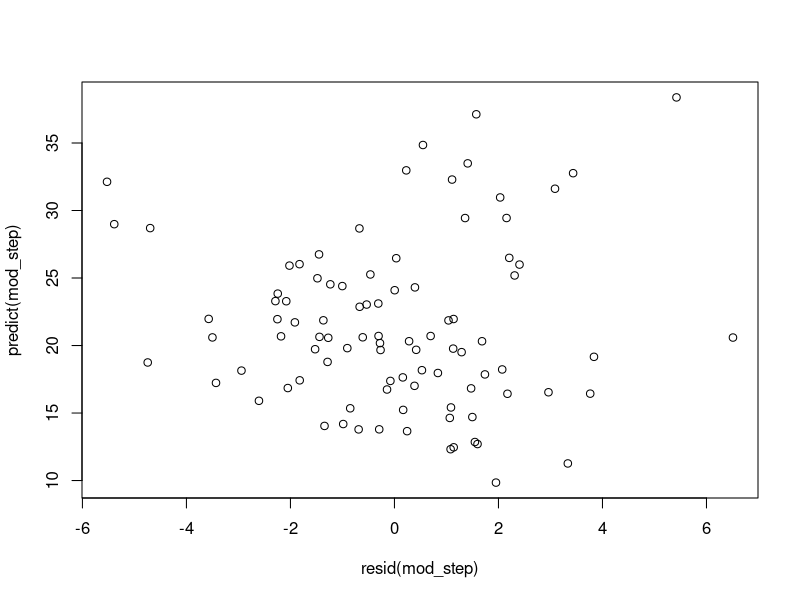
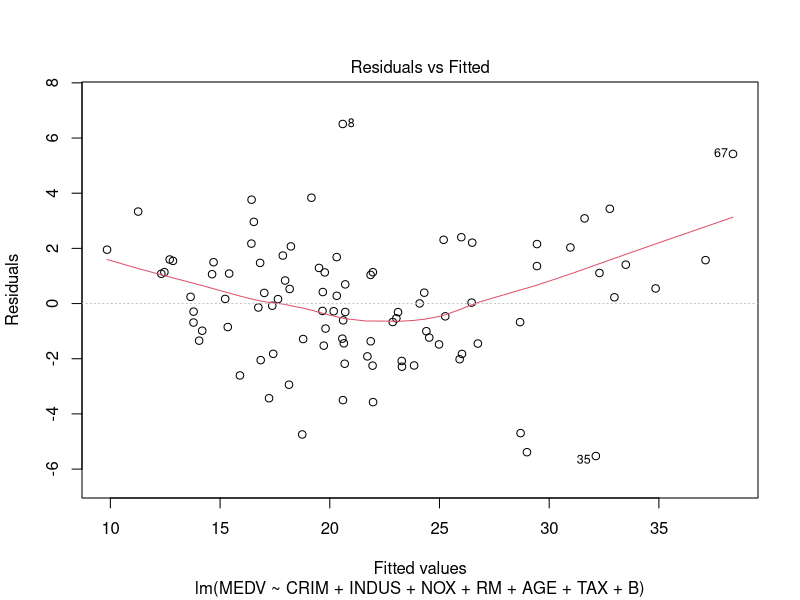
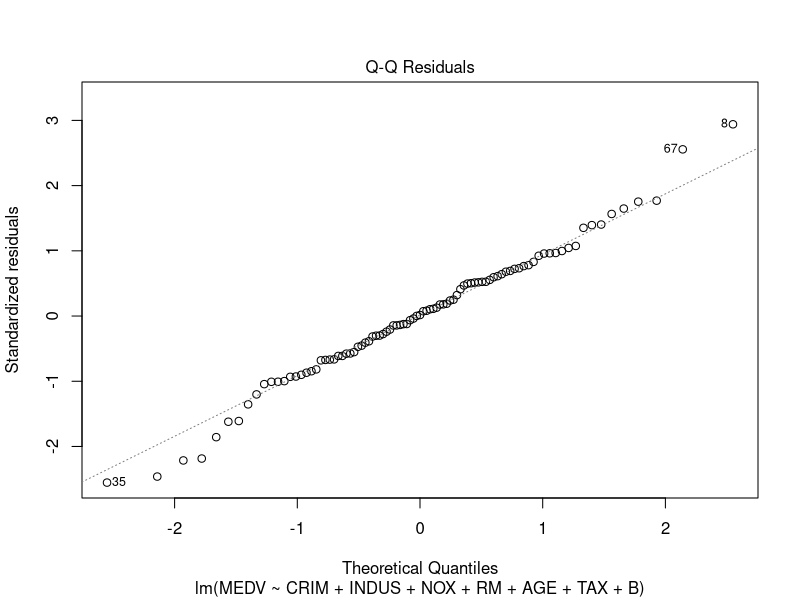
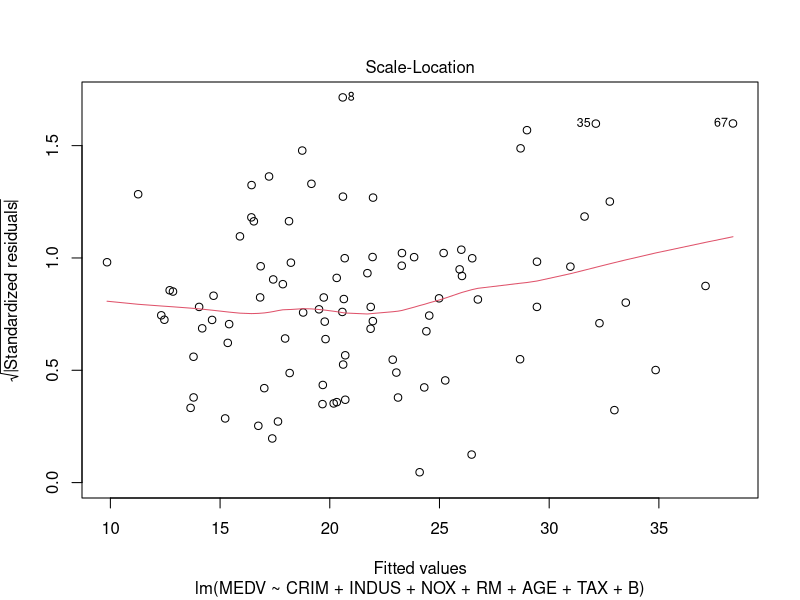
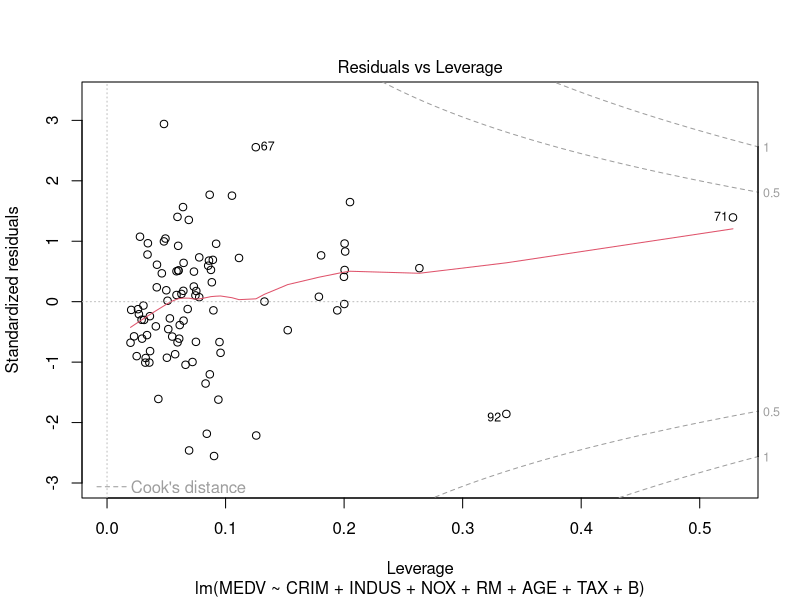
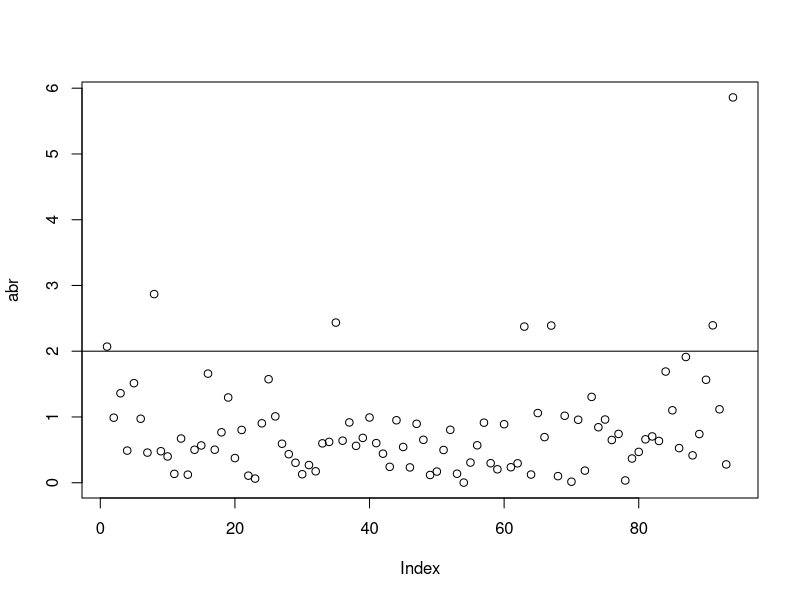
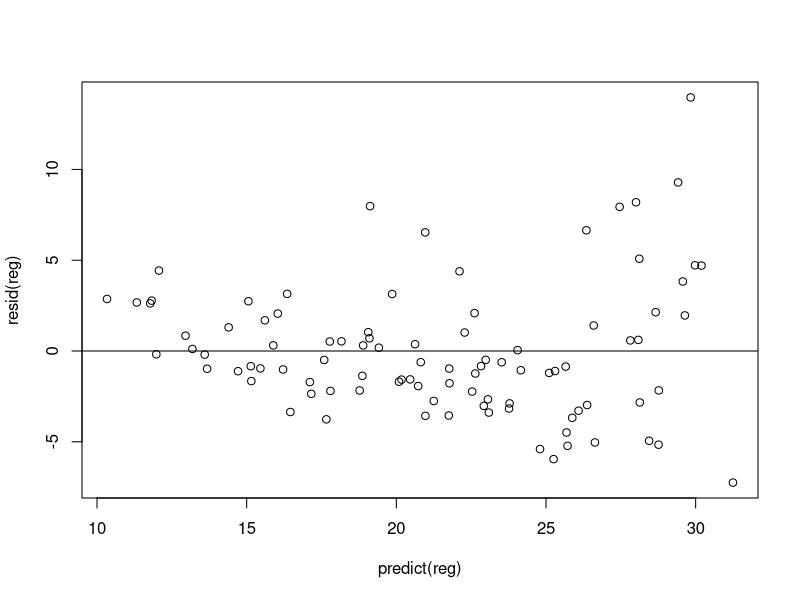
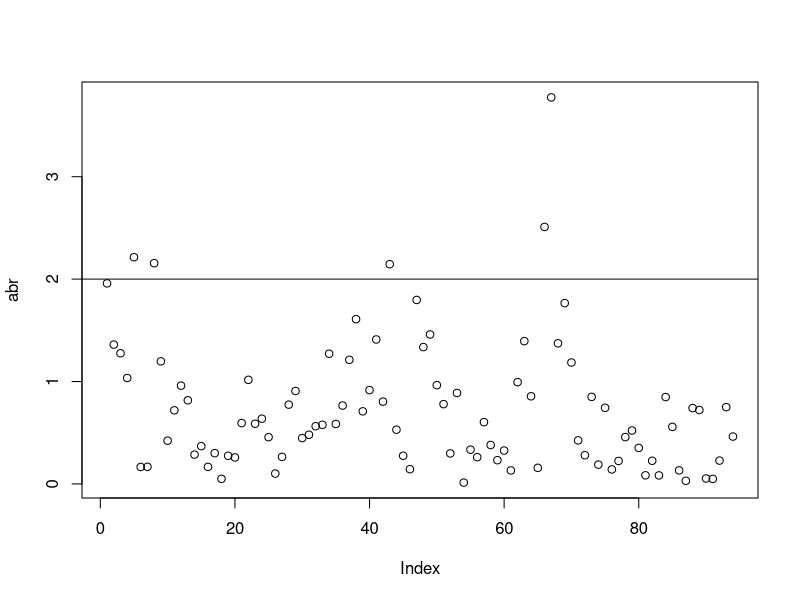

The R script that drew these images, in order:
#############################################################################################
################################### Projet regression ###################################
#############################################################################################


## Lecture des données
library("readxl")
library(lmtest)
data=read_excel("data.xlsx")


#calcul du modele de regression
modele<-lm(MEDV~.,data=data)
#variables explicatives non significatives ? + R2 et R_ajus2 + fisher
summary(modele)
#methode de selection step 
mod_step= step(modele)
#modele1<-lm(MEDV ~ CRIM + INDUS + NOX + RM + AGE + TAX + B,data=data)
plot(resid(mod_step),predict(mod_step))

#test d'homoscedasticite
plot(mod_step)
bptest(mod_step)

#Shapiro
residus<-residuals(mod_step)
shapiro.test(residus) 
#ks test
ks.test(resid(mod_step),pnorm)

#valeurs aberrantes
sd=sqrt(deviance(mod_step)/df.residual(mod_step))
#sd = 2.269022
y = as.matrix(data[c("MEDV")])
sd
abr=abs(y-predict(mod_step))/sd
plot(abr)
abline(h=2)


#procédure de sélection des variables explicatives basée sur le coefficient de corrélation du résidu et d’une variable explicative 
lis <- list("CRIM","ZN", "INDUS","CHAS","NOX","AGE", "DIS",	"RAD","TAX","PTRATIO","B","LSTAT")

#nous calculons les coefficients de correlation entre y et chacune des autres variables
curr = NULL
maximu = 0
res =0
for (element in lis) {
  current = as.matrix(data[c(element)])
  #calcul du coeff de correlation entre y et les varibles de la liste
  x = abs(cor(current, y,method = c("pearson")))
  print(x)
  if(x>maximu){
    #choix du max
    maximu = x
    #on garde la variable donc le coeff est le plus grand
    curr = element
    #on fait le test de significativite
    res<-cor.test(current,y, method="pearson")
  }
}
#on affiche la variable qui entrera
print(curr)
#test de significativite
res


#On remarque que LSTAT est la variable donc le coeff de correlation est le plus grand et par suite c'est la variable entrante

reg<-lm(MEDV ~ LSTAT, data=data)
AIC(reg)
reg$coefficients
#calcul des R2 et Rajuste2
summary(reg)
maximum =0
#calcul du residu
res1 = resid(reg)
for (element in lis) {
  current = as.matrix(data[c(element)])
  #calcul du coeff de correlation entre le residu et les varibles explicatives de la liste
  x = abs(cor(current, res1,method = c("pearson")))
  print(x)
  if(x>maximum){
    #choix du max
    maximum = x
    #choix de la colonne qui donne le max
    curr = element
    #test de significativite
    res<-cor.test(~current + res1, method="pearson")
  }
}
print(curr, quote=FALSE)
res
#vu la p-value est toujours<5% donc on ne s'arrete pas,et que la variable explicative dont le coeff le plus grand est PTRATIO donc c'est la prochaine variable a entrer



reg<-lm(MEDV ~ LSTAT+PTRATIO, data=data)
AIC(reg)
reg$coefficients
#calcul des R2 et Rajuste2
summary(reg)
maximum =0
#calcul du residu
res1 = resid(reg)
for (element in lis) {
  current = as.matrix(data[c(element)])
  #calcul du coeff de correlation entre le residu actuel et les varibles explicatives de la liste
  x = abs(cor(current, res1,method = c("pearson")))
  print(x)
  if(x>maximum){
    #choix du max
    maximum = x
    #choix de la colonne qui donne le max
    curr = element
    #test de significativite
    res<-cor.test(~current + res1, method="pearson")
  }
}
print(curr, quote=FALSE)
res
#vu la p-value est toujours<5% donc on ne s'arrete pas,et que la variable explicative dont le coeff le plus grand est RAD donc c'est la prochaine variable a entrer



reg<-lm(MEDV ~ LSTAT+PTRATIO+RAD, data=data)
AIC(reg)
reg$coefficients
#calcul des R2 et Rajuste2
summary(reg)
maximum =0
#calcul du residu
res1 = resid(reg)
for (element in lis) {
  current = as.matrix(data[c(element)])
  #calcul du coeff de correlation entre le residu actuel et les varibles explicatives de la liste
  x = abs(cor(current, res1,method = c("pearson")))
  print(x)
  if(x>maximum){
    #choix du max
    maximum = x
    #choix de la colonne qui donne le max
    curr = element
    #test de significativite
    res<-cor.test(~current + res1, method="pearson")
  }
}
print(curr, quote=FALSE)
res
#vu la p-value est toujours<5% donc on ne s'arrete pas,et que la variable explicative dont le coeff de correlation est le plus grand est TAX donc c'est la prochaine variable a entrer


reg<-lm(MEDV ~ LSTAT+PTRATIO+RAD+TAX, data=data)
#calcul du critere AIC du modele obtenu
AIC(reg)
reg$coefficients
#calcul des R2 et Rajuste2
summary(reg)
maximum =0
#calcul du residu
res1 = resid(reg)
for (element in lis) {
  current = as.matrix(data[c(element)])
  #calcul du coeff de correlation entre le residu actuel et les varibles explicatives de la liste
  x = abs(cor(current, res1,method = c("pearson")))
  print(x)
  if(x>maximum){
    #choix du max
    maximum = x
    #choix de la colonne qui donne le max
    curr = element
    #test de significativite
    res<-cor.test(~current + res1, method="pearson")
  }
}
print(curr, quote=FALSE)
res
#on remarque ici que le test de significative donne une valeur de p_value>5% donc le critere d'arret est verifie et par suite on s'arretera 
#ici et le modele sera tq y=MEDV dependra des variables explicatives LSTAT,PTRATIO,RAD,TAX.


#Test de normalite
shapiro.test(resid(reg))
ks.test(resid(reg),pnorm)

#test d'homoscedastisit?
plot(predict(reg), resid(reg))
abline(h=0)

#valeurs aberrantes
sd=sqrt(deviance(reg)/df.residual(reg))
#sd = 3.700937
sd
abr=abs(y-predict(reg))/sd
plot(abr)
abline(h=2)











